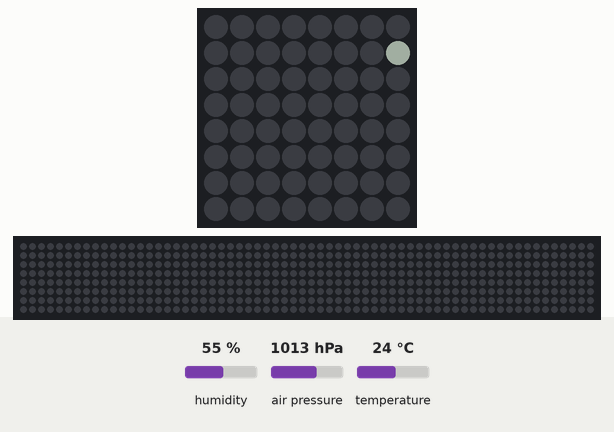
This program was run on a simulated Raspberry Pi (BCM pin numbers) with a Sense HAT. On the bench: the Sense HAT's 8×8 RGB LED matrix, a strip that is not on the board, showing the scrolling text unrolled. The test bench sets the inputs (shaded band); at power-on: humidity 55 %, air pressure 1013 hPa, temperature 24 °C. Dim RGB values are drawn brighter than linear; the 64×8 strip is a reading aid, not a part: it shows the text the matrix is scrolling, unrolled, one strip-width of it at a time.

Above: at 0.17 s.
At 6.92 s:
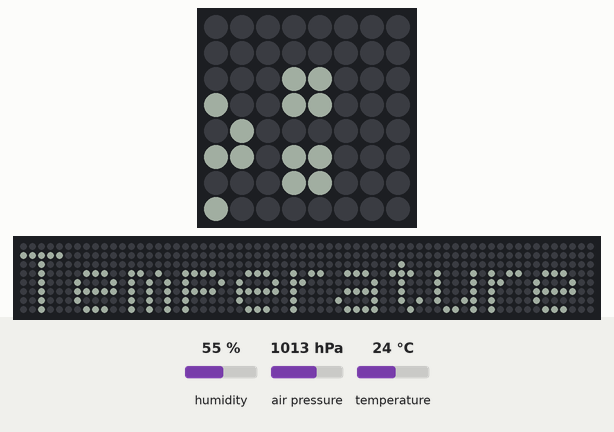
At 13.66 s:
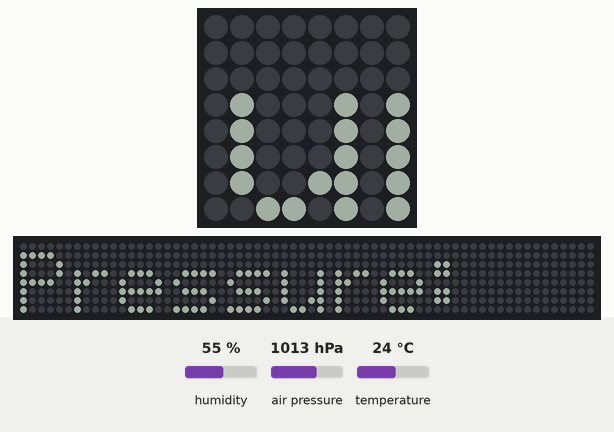
At 27.16 s:
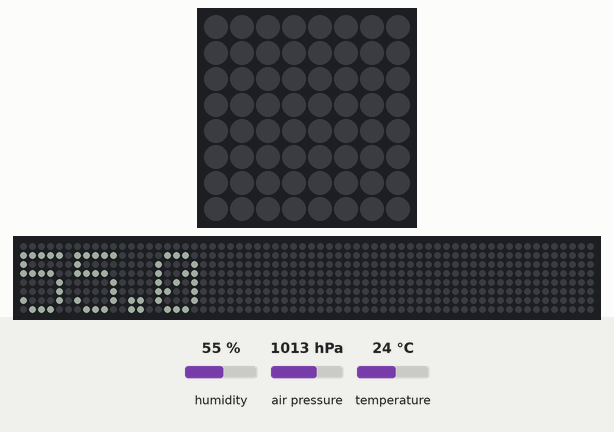
At 27.77 s:
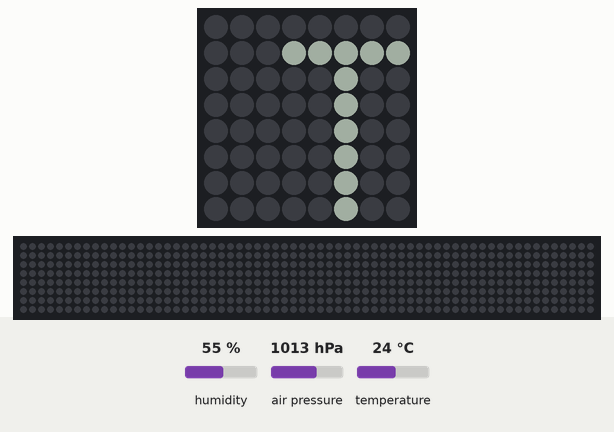
At 39.85 s:
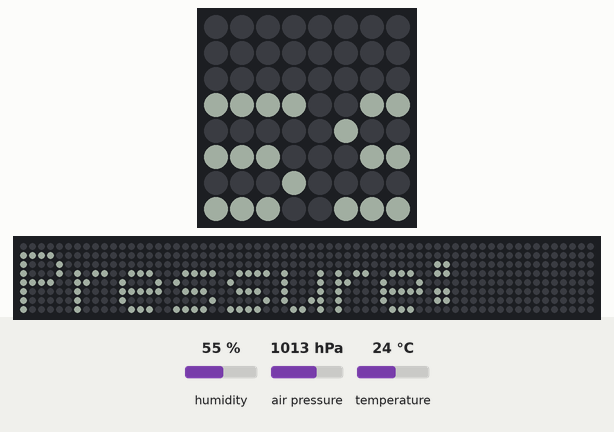

The program:

SenseHatTest.py
```python
from sense_hat import SenseHat

import signal
import sys

sense = SenseHat()

def sigint_handler(sig, frame):
    print('KeyboardInterrupt is caught');
    sense.clear();
    sys.exit(0)


signal.signal(signal.SIGINT, sigint_handler)

def main(args: list[str]) -> None:


    while True:
        # Take readings from all three sensors
        t = sense.get_temperature()
        p = sense.get_pressure()
        h = sense.get_humidity()

        # Round the values to one decimal place
        t = round(t, 1)
        p = round(p, 1)
        h = round(h, 1)

        # Create the message
        # str() converts the value to a string so it can be concatenated
        message = "Temperature: " + str(t) + " Pressure: " + str(p) + " Humidity: " + str(h)

        # Display the scrolling message
        sense.show_message(message, scroll_speed=0.1, text_colour=(55,55,55));

if __name__ == '__main__':
    main(sys.argv[1:])
```
